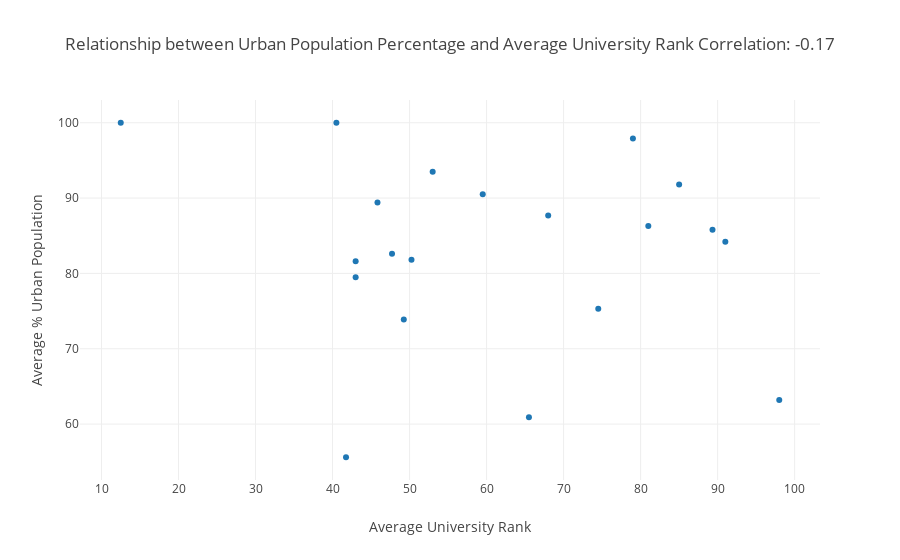

Here is the notebook cell this chart was saved with:
### Markdown cell above
Use Plotly.io to create graphs:

### Code cell
subject = country_agg['avg_university_rank']
score = country_agg['avg_urban_population_percentage']

data = [dict(
  type = 'scatter',
  x = subject,
  y = score,
  mode = 'markers',
  text = country_agg['country']
)]

layout = dict(
    title = f'Relationship between Urban Population Percentage and Average University Rank\nCorrelation: {correlation:.2f}',
    xaxis = dict(
        title = 'Average University Rank',
                 ),
    yaxis = dict(
        title = 'Average % Urban Population',
        )
)

fig_dict = dict(data=data, layout=layout)

pio.show(fig_dict, validate=False)

### Figure 1 — Plotly figure (JSON) as saved in the notebook; plotly's stock layout.template omitted (floating-point values rounded to 4 significant figures)
{"data": [{"mode": "markers", "text": ["Argentina", "Australia", "Belgium", "Canada", "China (Mainland)", "Denmark", "Finland", "France", "Germany", "Hong Kong SAR", "Ireland", "Japan", "Netherlands", "New Zealand", "Singapore", "South Korea", "Sweden", "Switzerland", "United Kingdom", "United States"], "type": "scatter", "x": [85, 45.83, 79, 50.25, 41.75, 68, 91, 43, 74.5, 40.5, 98, 53, 59.5, 81, 12.5, 65.5, 89.33, 49.25, 47.72, 43], "y": [91.8, 89.4, 97.9, 81.8, 55.6, 87.7, 84.2, 79.5, 75.3, 100, 63.2, 93.5, 90.5, 86.3, 100, 60.9, 85.8, 73.9, 82.6, 81.6]}], "layout": {"title": "Relationship between Urban Population Percentage and Average University Rank\nCorrelation: -0.17", "xaxis": {"title": "Average University Rank"}, "yaxis": {"title": "Average % Urban Population"}}}
